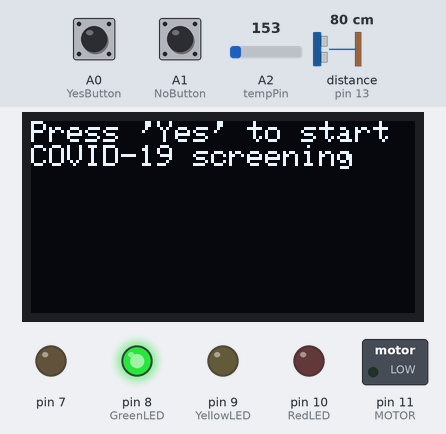
This sketch was run on a simulated Arduino Uno, built with avr-gcc and run on an emulated ATmega328P. Shown: 128×64 one-colour display, switched loads named in the sketch (green lamp = pin HIGH), output pins drawn as LEDs (lit = HIGH). Wiring (inferred from the names in the program): ultrasonic range finder: trigger pin 12; echo pin 13. Inputs (shaded band) come from the test bench; at power-on: A0 (YesButton) HIGH, A2 (tempPin) = 153, A1 (NoButton) HIGH, distance to the obstacle (sensor on pin 13) 80 cm. The echo pulse lasts 58.3 µs per cm; the display library's start-up logo is not drawn; pins used as bus, display or sensor lines are not drawn; what the sketch prints to the serial monitor is not drawn.

Above: at 1.2 s.
1.3 s: A0 (YesButton) pulled LOW for 0.15 s
At 1.6 s:
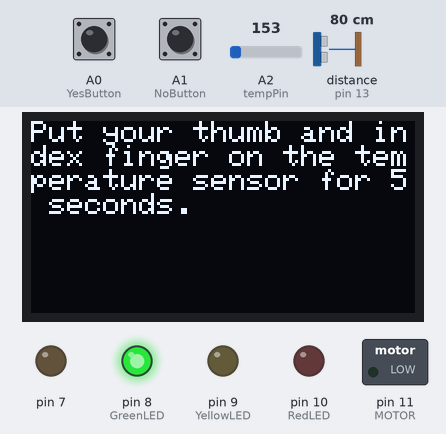
4.4 s: A2 (tempPin) set to 152
At 6.7 s:
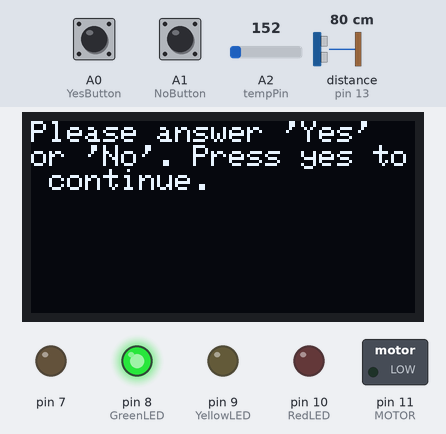
7.4 s: A0 (YesButton) pulled LOW for 1 s
At 7.56 s:
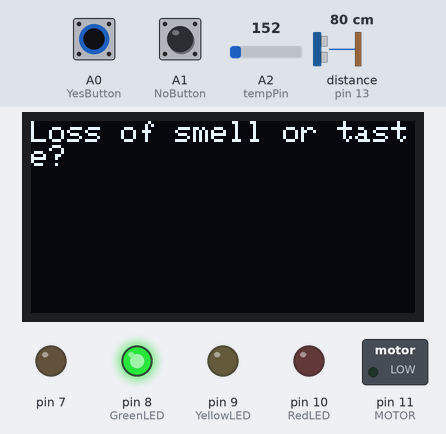
9.9 s: A1 (NoButton) pulled LOW for 3.2 s
At 13.6 s:
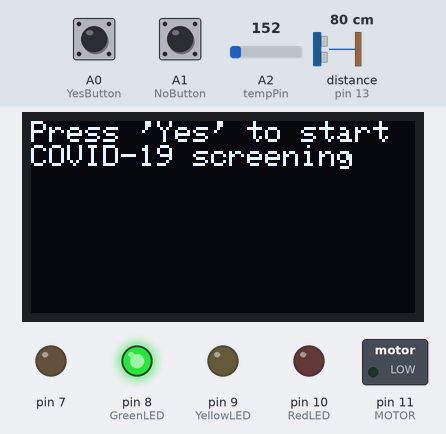
14.6 s: A0 (YesButton) pulled LOW for 3.2 s
At 16.0 s:
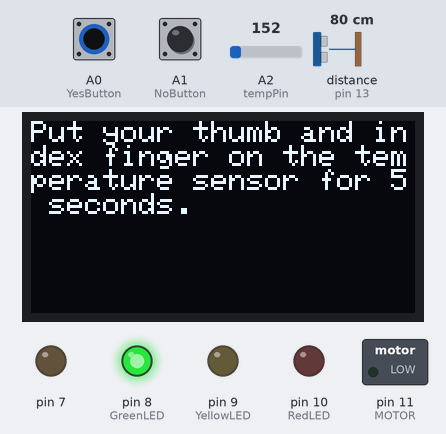
20.8 s: A0 (YesButton) driven LOW and A1 (NoButton) driven LOW
At 24.2 s:
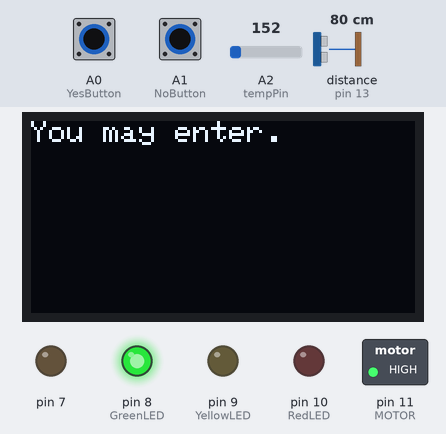
Timing chart, 0 to 24.4 s (numbered marks = the images above; inputs shaded):
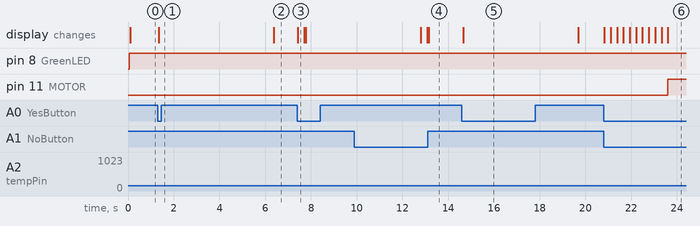

The sketch:

covid_project.ino
```cpp
#include <Adafruit_SSD1306.h>

Adafruit_SSD1306 display(4);

#define YesButton A0
#define NoButton A1
#define tempPin A2

#define GreenLED 8
#define YellowLED 9
#define RedLED 10

#define MOTOR 11

#define TRIG 12
#define ECHO 13

const int numQuestions = 11;

float distance, duration;
float prevDistance = 0;

float occupancy = 0;
const float maxOccupancy = 50;
float perOccupancy; // percent occupancy (used for led light determination)

void setup()
{

  Serial.begin(9600); //start serial connection

  // initialize display
  display.begin(SSD1306_SWITCHCAPVCC, 0x3C);
  display.display();

  //initialize buttons
  pinMode(YesButton, INPUT_PULLUP); //configure as an input and enable the internal pull-up resistor
  pinMode(NoButton, INPUT_PULLUP);  // HIGH when open, LOW when pressed

  //initialize LEDs
  pinMode(GreenLED, OUTPUT);
  pinMode(YellowLED, OUTPUT);
  pinMode(RedLED, OUTPUT);

  //initialize motor
  pinMode(MOTOR, OUTPUT);

  //initialize distance sensor
  pinMode(TRIG, OUTPUT);
  pinMode(ECHO, INPUT);

  pinMode(7, OUTPUT);
}

void loop()
{
  boolean passed_questionTest, passed_tempTest; //whether user passes tests

  checkLeaving();

  displayMessage("Press 'Yes' to start COVID-19 screening");
  if (digitalRead(YesButton) == LOW)
  {
    passed_tempTest = tempTest();
  if (passed_tempTest == true)
    {
      passed_questionTest = questionTest();
      if (passed_questionTest == true)
        {
          displayMessage("You may enter.");
          occupancy++;
          perOccupancy = occupancy / maxOccupancy; //recalculate percent occupancy
          Serial.println(perOccupancy);
          checkOccupancy(perOccupancy);
          powerMotor();
        }
    }
  }
}

boolean tempTest()
{
  float voltage, tempC, tempF, prevTemp, beginTemp;
  boolean tempChange = false;
  const float minTemp = 70;
  const float maxTemp = 76; //threshold for temp sensor
  const float roomTemp = 68;

  voltage = analogRead(tempPin) * 0.004882814; // voltage from tmp 36
  tempC = (voltage - 0.5) * 100;
  tempF = tempC * 9/5 + 32;
  prevTemp = tempF;

  displayMessage("Put your thumb and index finger on the temperature sensor for 5 seconds.");

  delay(5000);

  while(1)
  {
    voltage = analogRead(tempPin) * 0.004882814; // voltage from tmp 36
    tempC = (voltage - 0.5) * 100;
    tempF = tempC * 9/5 + 32;
    Serial.println(tempF);
    if(prevTemp - 2 < tempF or tempF > prevTemp + 2) // make sure temp has changed since start
    {
      if(minTemp < tempF and tempF < maxTemp) // if inside "normal range"
    {
      Serial.println("passed");
      return true;
    }
    else
    {
      displayMessage("You may not enter.");
      delay(3000);
      return false;
    }
    }
  }

}

boolean questionTest() // give users questions to answer
{

  String covidQuestions[numQuestions] = // COVID-19 questions from UMass
  {
    "Please answer 'Yes'  or 'No'. Press yes to continue.",
    "Loss of smell or taste?",
    "Muscle aches?",
    "Sore throat?",
    "Cough?",
    "Shortness of breath?",
    "Chills?",
    "Headache?",
    "Gastrointestinal symptoms?",
    "Been exposed to COVID-19?",
    "Been in contact with symptomatic people?",
  };

  int i = 0;
  short answered = false;
  boolean completed = false;
  boolean failed = false;

  while(i<numQuestions and completed == false and failed == false)
    {
      displayMessage(covidQuestions[i]);
      answered = false; // reset answered variable
      delay(250);
      while(answered == false)
      {
        if (i == numQuestions - 1 and digitalRead(NoButton) == LOW) // all answered correctly
          {
            answered = true;
            completed = true;
          }

        else if ((i == 0 and digitalRead(YesButton) == LOW) or (i > 0 and digitalRead(NoButton) == LOW)) // correct
          {
            i++;
            answered = true;
          }

        else if ((i == 0 and digitalRead(NoButton) == LOW) or (i > 0 and digitalRead(YesButton) == LOW)) // incorrect
        {
          answered = true;
          failed = true;
          displayMessage("You may not enter.");
        }
      }
    }
  return !failed;
}

void displayMessage(String message)
{
  display.clearDisplay();
  display.setTextColor(WHITE);
  display.setCursor(0,0);
  display.println(message);
  display.display();
}

void powerMotor()
{
  digitalWrite(MOTOR, HIGH);
  delay(10000);
  digitalWrite(MOTOR, LOW);
}

void checkLeaving()
{
  int i = 0;
  occupancyUpdate();
  distance = getDistance();
  //Serial.println(distance);

  while(distance < prevDistance) // to filter out sensor inaccuracies
  {
    prevDistance = distance;
    distance = getDistance();
    if (i == 3) // person dected to be exiting
      {
        Serial.println("leaving");
        occupancy--;
        occupancyUpdate();
        digitalWrite(7, HIGH); // turn test lED on
        powerMotor();
        digitalWrite(7, LOW); // turn test LED off
      }
    Serial.println(i);
    i++;
    delay(30);
  }

  prevDistance = distance;
}

long getDistance()
{
  digitalWrite(TRIG, LOW);
  digitalWrite(TRIG, HIGH);
  delayMicroseconds(10);
  digitalWrite(TRIG, LOW);
  duration = pulseIn(ECHO, HIGH);
  distance = duration * 0.017;
  return distance; // in cm
}

void occupancyUpdate()
{
  perOccupancy = occupancy / maxOccupancy; //recalculate percent occupancy

  checkOccupancy(perOccupancy);
  //Serial.print("occupancy ");
  //Serial.println(occupancy);
}

float checkOccupancy(float perOccupancy)
{

  if(perOccupancy < 0.4) // less than 40% capacity
  {
    digitalWrite(GreenLED, HIGH);
    digitalWrite(YellowLED, LOW);
    digitalWrite(RedLED, LOW);
  }
  else if(perOccupancy > 0.8) // more than 80% capacity
  {
    digitalWrite(RedLED, HIGH);
    digitalWrite(GreenLED, LOW);
    digitalWrite(YellowLED, LOW);
  }
  else // between 40% and 80% capacity
  {
    digitalWrite(GreenLED, LOW);
    digitalWrite(YellowLED, HIGH);
    digitalWrite(RedLED, LOW);
  }
}
```

Measured:
- the behaviour switches between 153 and 152 on A2 (tempPin) (found by bisection; images 1 and 2)
- after the input at 1.3 s, the display: changes at once (image 1)
- after the input at 4.4 s, the display: changes after 2.0 s (image 2)
- after the input at 7.4 s, the display: changes at once (image 3)
- after the input at 9.9 s, the display: first differs from a run without the input after 3.2 s (image 4 shows a later state)
- after the input at 14.6 s, the display: changes after 0.06 s (image 5)
- after the input at 20.8 s, pin 11 (MOTOR): LOW → HIGH after 2.8 s; the display: first changes at once (image 6 shows a later state)
